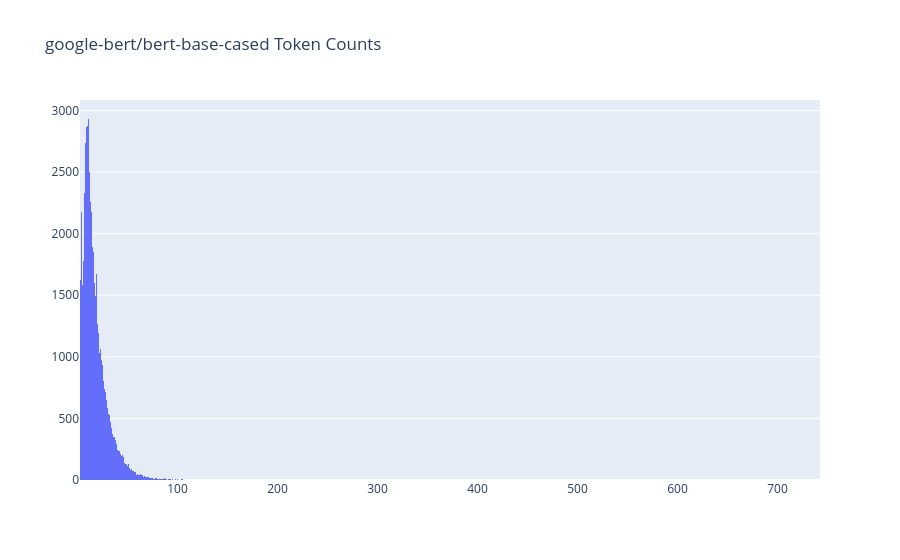

Notebook code for this chart:
### Code cell
# tokenizer_name = 'google-bert/bert-base-cased'
# counts = len_samples[tokenizer_name]
# fig = go.Figure(data=[go.Histogram(x=np.array(counts))])
# fig.update_layout(title=f"{tokenizer_name} Token Counts")
# fig.show()

### Figure 1 — Plotly figure (JSON) as saved in the notebook; plotly's stock layout.template omitted (floating-point values rounded to 4 significant figures; data arrays with more than 128 entries replaced by an {"elided": "..."} marker saying what was removed)
{"data": [{"type": "histogram", "x": {"elided": "53502 int values"}}], "layout": {"title": {"text": "google-bert/bert-base-cased Token Counts"}}}
